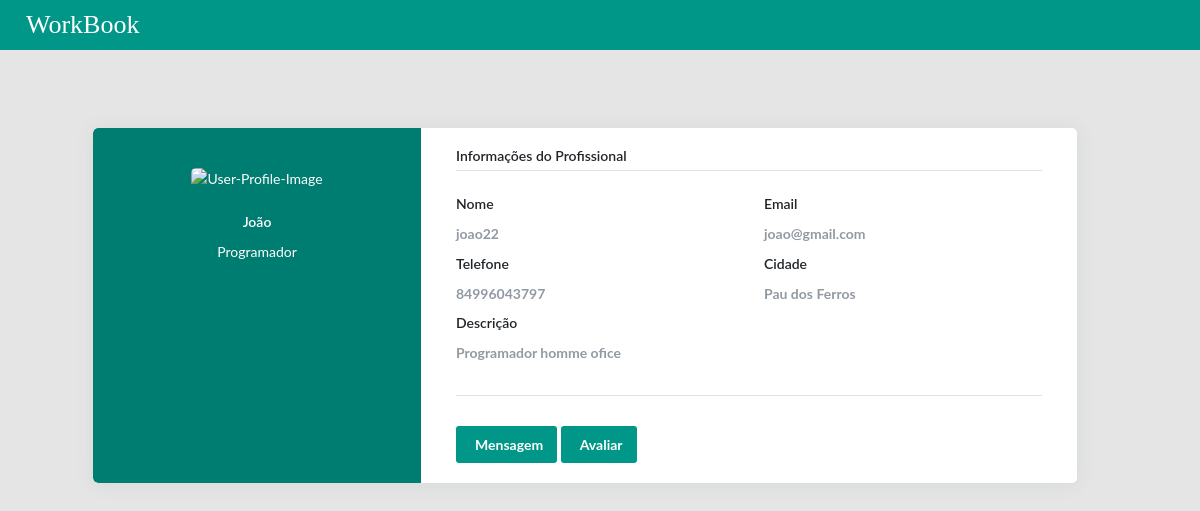
Before: /usuario/perfilProfissional/1 with the older database file.
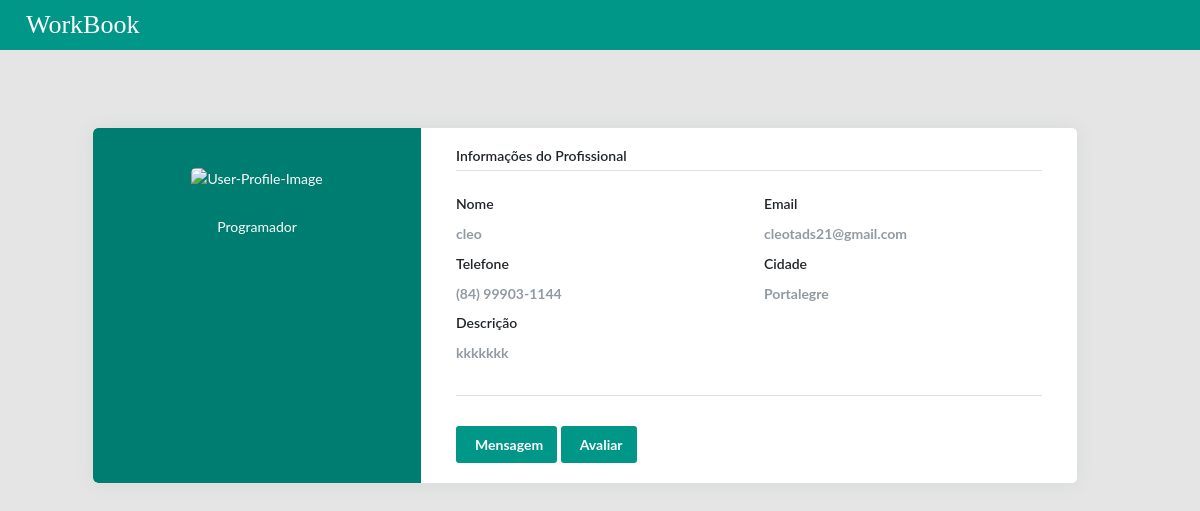
After: the same page with the newer database file.
### usuario/models.py (models this page shows, shortened)
class Usuario(AbstractUser):
    nome = models.CharField('nome', max_length=250)
    email = models.EmailField()
    senha = models.CharField('senha', max_length=250)
    cidade = models.CharField('cidade', max_length=250)
    estado = models.CharField('estado', max_length=250)
    telefone = models.CharField('Telefone', max_length=20)
    perfil = models.OneToOneField(Perfil, on_delete=models.CASCADE, null=True, blank=True)
    is_staff = models.BooleanField(default=1)
    is_superuser = models.BooleanField(default=1)
    is_active = models.BooleanField(default=True)
    LOAN_STATUS = (
        ('profissional', 'Profissional'),
        ('cliente', 'Cliente'),
    )
    status = models.CharField(max_length=15, choices=LOAN_STATUS, blank=True)
    class Meta:
        db_table = 'usuario'

### perfil/models.py (models this page shows, shortened)
class Perfil(models.Model):
    nome = models.CharField('nome',max_length=250)
    categorias = models.ManyToManyField(Categoria)
    decricao = models.CharField('descricao', max_length=2000)
    slogan = models.ImageField(upload_to='fotos/%Y/%m/', blank=True, null=True)
    class Meta:
        db_table = 'perfil'

### usuario/views.py (the view)
# urls.py: path('perfilProfissional/<str:id>', views.indexProf, name="Profissional"),
def indexProf(request, id):
    try:
        perf = Usuario.objects.get(perfil_id=id)
        if perf:
            return render(request, 'PerfilProfissional.html', {'ListPerfil': perf})
    except:
        return render(request,'PerfilProfissional.html')

### usuario/templates/PerfilProfissional.html (shortened to what this page needs)
{% load static %}
<head>
    <link rel="stylesheet" type="text/css" href="{% static 'css/main.css'%}">
</head>
<header class="app-header__logo"><a class="app-header">&nbsp;&nbsp;&nbsp;&nbsp;WorkBook</a>
</header>
{% block content %}
<main class="app-content-home">
    <div class="page-content page-container" id="page-content">
        {% if ListPerfil is not None %}
        <div class="padding">
            <div class="row container d-flex justify-content-center">
                <div class="col-xl-12 col-md-12">
                    <div class="card user-card-full">
                        <div class="row m-l-0 m-r-0">
                            <div class="col-sm-4 bg-c-lite-green user-profile">
                                <div class="card-block text-center text-white">
                                    <div class="m-b-25"><img src="https://img.icons8.com/bubbles/100/000000/user.png"
                                                             class="img-radius" alt="User-Profile-Image"></div>
                                    <h6 class="f-w-600">{{ ListPerfil.nome }}</h6>
                                    <p>{{ ListPerfil.perfil.nome }}</p>
                                </div>
                            </div>
                            <div class="col-sm-8">
                                <div class="card-block">
                                    <h6 class="m-b-20 p-b-5 b-b-default f-w-600">Informações do Profissional</h6>
                                    <div class="row">
                                        <div class="col-sm-6">
                                            <p class="m-b-10 f-w-600">Nome</p>
                                            <h6 class="text-muted f-w-400">{{ ListPerfil.username }}</h6>
                                        </div>
                                        <div class="col-sm-6">
                                            <p class="m-b-10 f-w-600">Email</p>
                                            <h6 class="text-muted f-w-400">{{ ListPerfil.email }}</h6>
                                        </div>
                                        <div class="col-sm-6">
                                            <p class="m-b-10 f-w-600">Telefone</p>
                                            <h6 class="text-muted f-w-400">{{ ListPerfil.telefone }}</h6>
                                        </div>
                                        <div class="col-sm-6">
                                            <p class="m-b-10 f-w-600">Cidade</p>
                                            <h6 class="text-muted f-w-400">{{ ListPerfil.cidade }}</h6>
                                        </div>
                                        <div class="col-sm-6">
                                            <p class="m-b-10 f-w-600">Descrição</p>
                                            <h6 class="text-muted f-w-400">{{ ListPerfil.perfil.decricao }}</h6>
                                        </div>
                                    </div>
                                    <h6 class="m-b-20 m-t-40 p-b-5 b-b-default f-w-600"></h6>
                                    <div class="row">
                                        <div class="col-sm-6">
                                            <button type="submit" value="avaliar" class="btn btn-primary">
                                                 Mensagem
                                            </button>
                                            <button type="submit" value="avaliar" class="btn btn-primary">
                                                 Avaliar
                                            </button>
                                        </div>
                                    </div>
                                </div>
                            </div>
                        </div>
                    </div>
                </div>
            </div>
        </div>
    </div>
    {% endif %}
</main>
{% endblock %}

Changed rows visible on the page:
no longer on this page (row edited): Usuario: nome "João", perfil.nome "Programador", username "joao22", email "joao@gmail.com", telefone "84996043797", cidade "Pau dos Ferros", perfil.decricao "Programador homme ofice"
now on this page (row edited): Usuario: perfil.nome "Programador", username "cleo", email "cleotads21@gmail.com", telefone "(84) 99903-1144", cidade "Portalegre", perfil.decricao "kkkkkkk"
